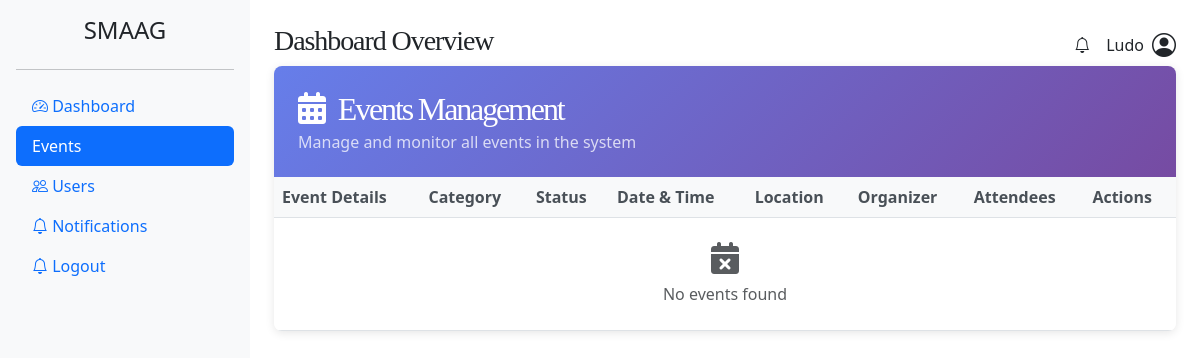
The page /events/ (signed in) on the database as committed earlier.
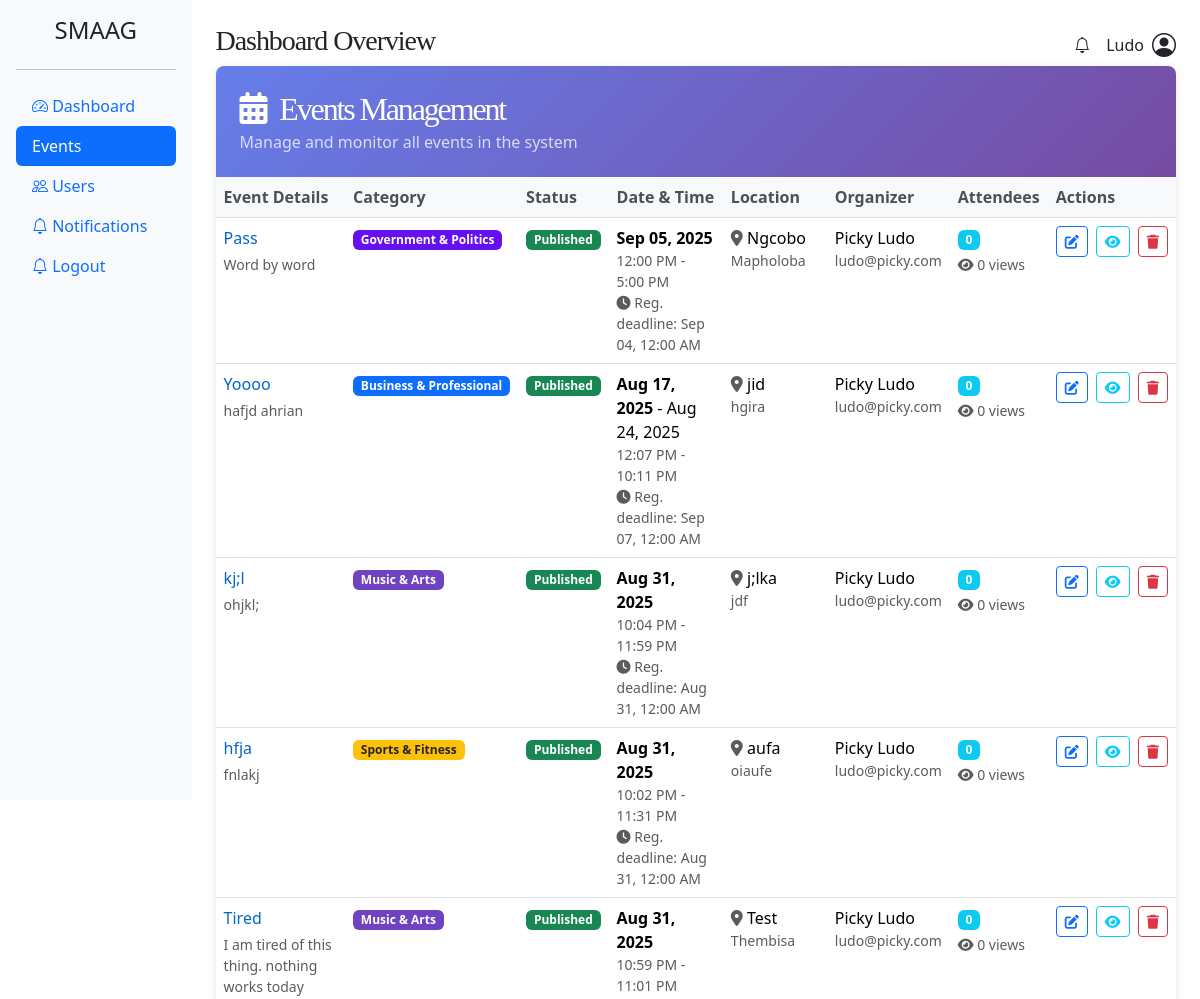
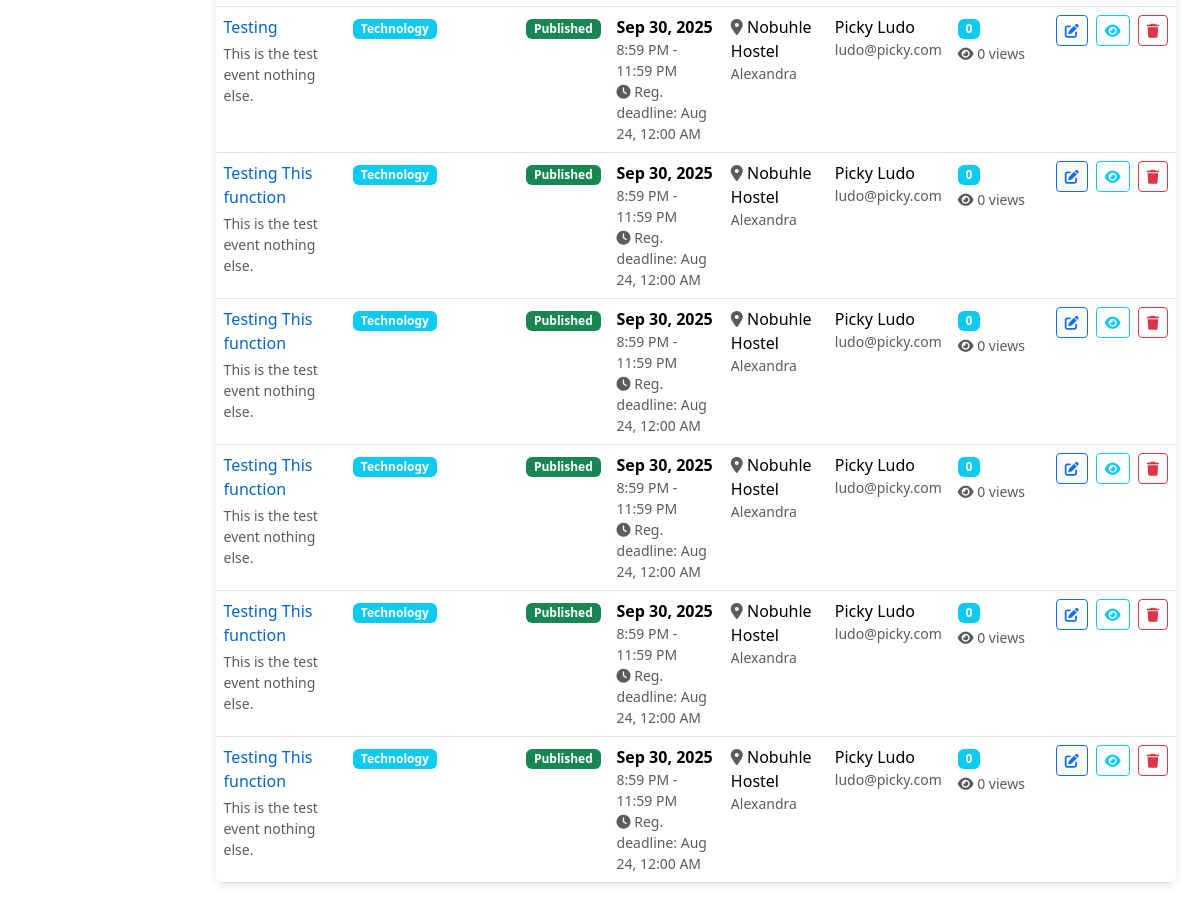
The same page on the database as committed later (2 pictures, top to bottom).
### event_app/models.py (models this page shows, shortened)
class Event(models.Model):
    MUSIC_ARTS = 'music-arts'
    BUSINESS = 'business'
    SPORTS = 'sports'
    TECHNOLOGY = 'technology'
    FOOD_DRINK = 'food-drink'
    HEALTH_WELLNESS = 'health-wellness'
    EDUCATION = 'education'
    COMMUNITY = 'community'
    CHARITY = 'charity'
    GOVERNMENT = 'government'
    TOURISM = 'tourism'
    CATEGORY_CHOICES = [
        (MUSIC_ARTS, 'Music & Arts'),
        (BUSINESS, 'Business & Professional'),
        (SPORTS, 'Sports & Fitness'),
        (TECHNOLOGY, 'Technology'),
        (FOOD_DRINK, 'Food & Drink'),
        (HEALTH_WELLNESS, 'Health & Wellness'),
        (EDUCATION, 'Education & Learning'),
        (COMMUNITY, 'Community & Culture'),
        (CHARITY, 'Charity & Fundraising'),
        (GOVERNMENT, 'Government & Politics'),
        (TOURISM, 'Tourism & Hospitality'),
    ]
    DRAFT = 'draft'
    PUBLISHED = 'published'
    CANCELLED = 'cancelled'
    PENDING = 'pending'
    REJECTED = 'rejected'
    STATUS_CHOICES = [
        (DRAFT, 'Draft'),
        (PUBLISHED, 'Published'),
        (CANCELLED, 'Cancelled'),
        (PENDING, 'Pending'),
    ]
    title = models.CharField(max_length=200)
    description = models.TextField()
    category = models.CharField(max_length=80, choices=CATEGORY_CHOICES)
    status = models.CharField(max_length=20, choices=STATUS_CHOICES, default=DRAFT)
    organizer = models.ForeignKey(User, on_delete=models.CASCADE, related_name='organized_events')
    is_approved = models.BooleanField(default=False)
    attendees = models.ManyToManyField(
        Attendee,
        through='EventRegistration',
        related_name='events',
        blank=True
    )
    start_date = models.DateField()
    end_date = models.DateField()
    start_time = models.TimeField()
    end_time = models.TimeField()
    venue = models.CharField(max_length=200)
    city = models.CharField(max_length=100)
    is_online = models.BooleanField(default=False)
    online_link = models.URLField(blank=True, null=True)
    image = models.ImageField(upload_to='event_images/', blank=True, null=True)
    tags = models.TextField(help_text='Comma-separated tags', blank=True)
    max_attendees = models.PositiveIntegerField(blank=True, null=True)
    registration_deadline = models.DateTimeField(blank=True, null=True)
    views_count = models.PositiveIntegerField(default=0, editable=False)
    created_at = models.DateTimeField(auto_now_add=True)
    updated_at = models.DateTimeField(auto_now=True)
    class Meta:
        ordering = ['-created_at']

class CustomUser(AbstractUser):
    ROLE_CHOICES = [
        ('admin', 'Admin'),
        ('organizer', 'Organizer'),
        ('attendee', 'Attendee'),
    ]
    contact_number = models.CharField(max_length=15, blank=True, null=True)
    role = models.CharField(max_length=20, choices=ROLE_CHOICES, default='organizer')

### event_app/event_views.py (the view)
# urls.py: path('events/', event_views.events_list_view, name='events'),
@login_required
def events_list_view(request):
    events = Event.objects.exclude(status=Event.DRAFT).order_by('-created_at')
    return render(request, 'admin/events.html', {'events': events})

### templates/admin/events.html (shortened to what the changed rows need)
{% extends "admin/base.html" %}
{% block content %}
<div class="table-container">
    <div class="table-header">
        <h2 class="mb-0">
            <i class="fas fa-calendar-alt me-2"></i>
            Events Management
        </h2>
    </div>
    <div class="table-responsive">
        <table class="table table-hover mb-0">
            <thead>
                <tr>
                    <th scope="col">Event Details</th>
                    <th scope="col">Category</th>
                    <th scope="col">Status</th>
                    <th scope="col">Date & Time</th>
                    <th scope="col">Location</th>
                    <th scope="col">Organizer</th>
                    <th scope="col">Attendees</th>
                    <th scope="col">Actions</th>
                </tr>
            </thead>
            <tbody>
                {% for event in events %}
                <tr>
                    <td>
                        <div>
                            <a href="{% url 'preview' event.id %}" class="event-title">
                                {{ event.title }}
                            </a>
                            <div class="text-muted small mt-1">
                                {{ event.description|truncatechars:80 }}
                            </div>
                        </div>
                    </td>
                    <td>
                        {% if event.category == 'music-arts' %}
                            <span class="badge bg-purple" style="background-color: #6f42c1 !important;">Music & Arts</span>
                        {% elif event.category == 'business' %}
                            <span class="badge bg-primary">Business & Professional</span>
                        {% elif event.category == 'sports' %}
                            <span class="badge bg-warning text-dark">Sports & Fitness</span>
                        {% elif event.category == 'technology' %}
                            <span class="badge bg-info">Technology</span>
                        {% elif event.category == 'food-drink' %}
                            <span class="badge bg-orange" style="background-color: #fd7e14 !important;">Food & Drink</span>
                        {% elif event.category == 'health-wellness' %}
                            <span class="badge bg-success">Health & Wellness</span>
                        {% elif event.category == 'education' %}
                            <span class="badge bg-dark">Education & Learning</span>
                        {% elif event.category == 'community' %}
                            <span class="badge bg-secondary">Community & Culture</span>
                        {% elif event.category == 'charity' %}
                            <span class="badge bg-pink" style="background-color: #d63384 !important;">Charity & Fundraising</span>
                        {% elif event.category == 'government' %}
                            <span class="badge bg-indigo" style="background-color: #6610f2 !important;">Government & Politics</span>
                        {% elif event.category == 'tourism' %}
                            <span class="badge bg-teal" style="background-color: #20c997 !important;">Tourism & Hospitality</span>
                        {% endif %}
                    </td>
                    <td>
                        {% if event.status == 'pending' %}
                            <span class="badge bg-primary">Pending</span>
                        {% elif event.status == 'draft' %}
                            <span class="badge bg-secondary">Draft</span>
                        {% elif event.status == 'cancelled' %}
                            <span class="badge bg-danger">Cancelled</span>
                        {% elif event.status == 'rejected' %}
                            <span class="badge badge-rejected">Rejected</span>
                        {% elif event.status == 'published' %}
                            <span class="badge bg-success">Published</span>
                        {% endif %}
                    </td>
                    <td>
                        <div>
                            <strong>{{ event.start_date|date:"M d, Y" }}</strong>
                            {% if event.end_date != event.start_date %}
                                - {{ event.end_date|date:"M d, Y" }}
                            {% endif %}
                        </div>
                        <div class="text-muted small">
                            {{ event.start_time|time:"g:i A" }} - {{ event.end_time|time:"g:i A" }}
                        </div>
                        {% if event.registration_deadline %}
                        <div class="text-muted small">
                            <i class="fas fa-clock"></i> Reg. deadline: {{ event.registration_deadline|date:"M d, g:i A" }}
                        </div>
                        {% endif %}
                    </td>
                    <td>
                        {% if event.is_online %}
                            <span class="badge bg-info mb-1">
                                <i class="fas fa-globe"></i> Online
                            </span>
                            {% if event.online_link %}
                            <div class="small">
                                <a href="{{ event.online_link }}" target="_blank" class="text-decoration-none">
                                    <i class="fas fa-external-link-alt"></i> Join Link
                                </a>
                            </div>
                            {% endif %}
                        {% else %}
                            <div>
                                <i class="fas fa-map-marker-alt text-muted"></i>
                                {{ event.venue }}
                            </div>
                            <div class="text-muted small">{{ event.city }}</div>
                        {% endif %}
                    </td>
                    <td>
                        <div>{{ event.organizer.get_full_name|default:event.organizer.username }}</div>
                        <div class="text-muted small">{{ event.organizer.email }}</div>
                    </td>
                    <td>
                        <div>
                            <span class="badge bg-info">
                                {{ event.attendees.count }}
                            </span>
                        </div>
                        <div class="text-muted small mt-1">
                            <i class="fas fa-eye"></i> {{ event.views_count }} views
                        </div>
                    </td>
                    <td>
                        <div class="action-buttons">
                            <a href="" class="btn btn-sm btn-outline-primary me-1" title="Edit">
                                <i class="fas fa-edit"></i>
                            </a>
                            <a href="" class="btn btn-sm btn-outline-info me-1" title="View">
                                <i class="fas fa-eye"></i>
                            </a>
                            <button type="button" class="btn btn-sm btn-outline-danger"
                                    title="Delete">
                                <i class="fas fa-trash"></i>
                            </button>
                        </div>
                    </td>
                </tr>
                {% empty %}
                <tr>
                    <td colspan="8" class="text-center py-4 text-muted">
                        <i class="fas fa-calendar-times fa-2x mb-2"></i>
                        <div>No events found</div>
                    </td>
                </tr>
                {% endfor %}
            </tbody>
        </table>
    </div>
</div>
{% endblock content %}

Rows that differ between the two databases and show on the page:
added Event: title "Pass", description "Word by word", category "Government & Politics", status "Published", start_date "Sep 05, 2025", start_time "12:00 PM", end_time "5:00 PM", registration_deadline "Sep 04, 12:00 AM", venue "Ngcobo", city "Mapholoba", organizer.get_full_name "Picky Ludo", organizer.email "ludo@picky.com", attendees.count "0", views_count "0"
added Event: title "Yoooo", description "hafjd ahrian", category "Business & Professional", status "Published", start_date "Aug 17, 2025", end_date "Aug 24, 2025", start_time "12:07 PM", end_time "10:11 PM", registration_deadline "Sep 07, 12:00 AM", venue "jid", city "hgira", organizer.get_full_name "Picky Ludo", organizer.email "ludo@picky.com", attendees.count "0", views_count "0"
added Event: title "kj;l", description "ohjkl;", category "Music & Arts", status "Published", start_date "Aug 31, 2025", start_time "10:04 PM", end_time "11:59 PM", registration_deadline "Aug 31, 12:00 AM", venue "j;lka", city "jdf", organizer.get_full_name "Picky Ludo", organizer.email "ludo@picky.com", attendees.count "0", views_count "0"
added Event: title "hfja", description "fnlakj", category "Sports & Fitness", status "Published", start_date "Aug 31, 2025", start_time "10:02 PM", end_time "11:31 PM", registration_deadline "Aug 31, 12:00 AM", venue "aufa", city "oiaufe", organizer.get_full_name "Picky Ludo", organizer.email "ludo@picky.com", attendees.count "0", views_count "0"
added Event: title "Tired", description "I am tired of this thing. nothing works today", category "Music & Arts", status "Published", start_date "Aug 31, 2025", start_time "10:59 PM", end_time "11:01 PM", venue "Test", city "Thembisa", organizer.get_full_name "Picky Ludo", organizer.email "ludo@picky.com", attendees.count "0", views_count "0"
added Event: title "Testing", description "This is the test event nothing else.", category "Technology", status "Published", start_date "Sep 30, 2025", start_time "8:59 PM", end_time "11:59 PM", registration_deadline "Aug 24, 12:00 AM", venue "Nobuhle Hostel", city "Alexandra", organizer.get_full_name "Picky Ludo", organizer.email "ludo@picky.com", attendees.count "0", views_count "0"
added Event: title "Testing This function", description "This is the test event nothing else.", category "Technology", status "Published", start_date "Sep 30, 2025", start_time "8:59 PM", end_time "11:59 PM", registration_deadline "Aug 24, 12:00 AM", venue "Nobuhle Hostel", city "Alexandra", organizer.get_full_name "Picky Ludo", organizer.email "ludo@picky.com", attendees.count "0", views_count "0"
added Event: title "Testing This function", description "This is the test event nothing else.", category "Technology", status "Published", start_date "Sep 30, 2025", start_time "8:59 PM", end_time "11:59 PM", registration_deadline "Aug 24, 12:00 AM", venue "Nobuhle Hostel", city "Alexandra", organizer.get_full_name "Picky Ludo", organizer.email "ludo@picky.com", attendees.count "0", views_count "0"
added Event: title "Testing This function", description "This is the test event nothing else.", category "Technology", status "Published", start_date "Sep 30, 2025", start_time "8:59 PM", end_time "11:59 PM", registration_deadline "Aug 24, 12:00 AM", venue "Nobuhle Hostel", city "Alexandra", organizer.get_full_name "Picky Ludo", organizer.email "ludo@picky.com", attendees.count "0", views_count "0"
added Event: title "Testing This function", description "This is the test event nothing else.", category "Technology", status "Published", start_date "Sep 30, 2025", start_time "8:59 PM", end_time "11:59 PM", registration_deadline "Aug 24, 12:00 AM", venue "Nobuhle Hostel", city "Alexandra", organizer.get_full_name "Picky Ludo", organizer.email "ludo@picky.com", attendees.count "0", views_count "0"
added Event: title "Testing This function", description "This is the test event nothing else.", category "Technology", status "Published", start_date "Sep 30, 2025", start_time "8:59 PM", end_time "11:59 PM", registration_deadline "Aug 24, 12:00 AM", venue "Nobuhle Hostel", city "Alexandra", organizer.get_full_name "Picky Ludo", organizer.email "ludo@picky.com", attendees.count "0", views_count "0"
Other text that changed with them:
text no longer shown: "No events found"
